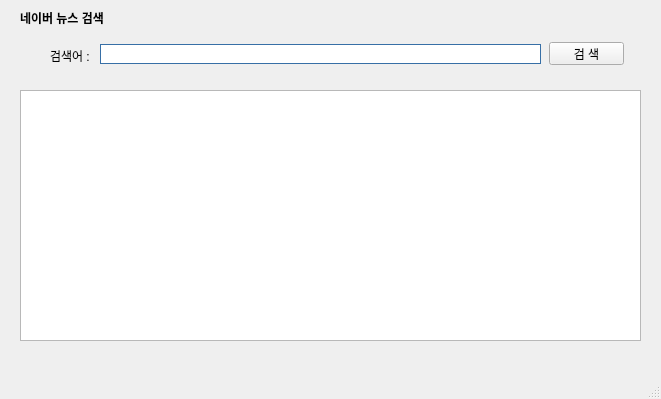
<?xml version="1.0" encoding="UTF-8"?>
<ui version="4.0">
 <class>MainWindow</class>
 <widget class="QMainWindow" name="MainWindow">
  <property name="geometry">
   <rect>
    <x>0</x>
    <y>0</y>
    <width>661</width>
    <height>399</height>
   </rect>
  </property>
  <property name="windowTitle">
   <string>MainWindow</string>
  </property>
  <widget class="QWidget" name="centralwidget">
   <widget class="QLabel" name="label">
    <property name="geometry">
     <rect>
      <x>20</x>
      <y>10</y>
      <width>121</width>
      <height>16</height>
     </rect>
    </property>
    <property name="font">
     <font>
      <weight>75</weight>
      <bold>true</bold>
     </font>
    </property>
    <property name="text">
     <string>네이버 뉴스 검색</string>
    </property>
   </widget>
   <widget class="QLabel" name="label_2">
    <property name="geometry">
     <rect>
      <x>50</x>
      <y>50</y>
      <width>56</width>
      <height>12</height>
     </rect>
    </property>
    <property name="text">
     <string>검색어 :</string>
    </property>
   </widget>
   <widget class="QLineEdit" name="input_keyword">
    <property name="geometry">
     <rect>
      <x>100</x>
      <y>44</y>
      <width>441</width>
      <height>20</height>
     </rect>
    </property>
    <property name="styleSheet">
     <string notr="true">border:1px solid rgb(55, 111, 166);</string>
    </property>
   </widget>
   <widget class="QPushButton" name="pushButton">
    <property name="geometry">
     <rect>
      <x>549</x>
      <y>42</y>
      <width>75</width>
      <height>23</height>
     </rect>
    </property>
    <property name="text">
     <string>검 색</string>
    </property>
   </widget>
   <widget class="QTableWidget" name="result_table">
    <property name="geometry">
     <rect>
      <x>20</x>
      <y>90</y>
      <width>621</width>
      <height>251</height>
     </rect>
    </property>
   </widget>
  </widget>
  <widget class="QMenuBar" name="menubar">
   <property name="geometry">
    <rect>
     <x>0</x>
     <y>0</y>
     <width>661</width>
     <height>21</height>
    </rect>
   </property>
  </widget>
  <widget class="QStatusBar" name="statusbar"/>
 </widget>
 <resources/>
 <connections/>
</ui>
